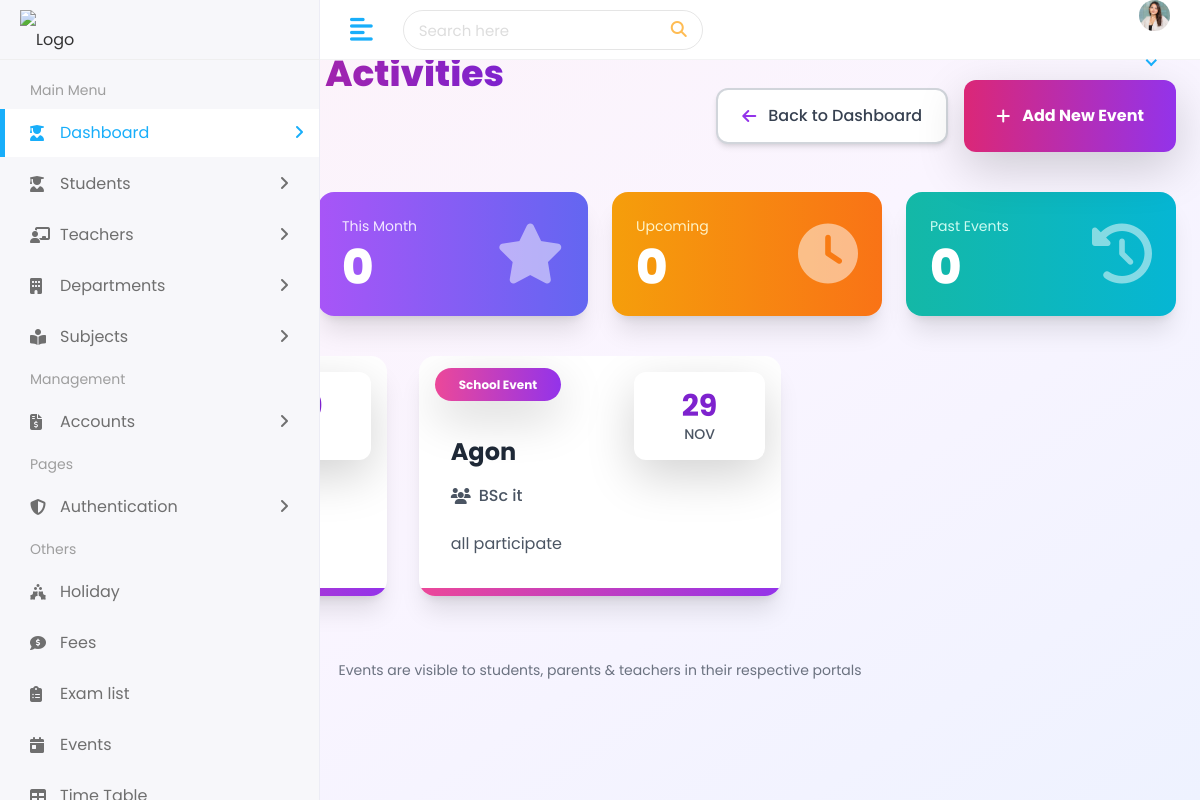
The page /student/event/ on the database its author committed.
### student/models.py (models this page shows, shortened)
class Event(models.Model):
    name = models.CharField(max_length=100)
    event_class = models.CharField(max_length=50)
    date = models.DateField()
    description = models.TextField(blank=True, null=True)

### student/views.py (the view)
# urls.py: path('event/', views.event_list, name='event_list'),
def event_list(request):
    events = Event.objects.all()
    return render(request, "event.html", {"events": events})

### templates/event.html (shortened to what this page needs)
{% extends 'Home/base.html' %}
{% load static %}
{% block body %}
<div class="min-h-screen bg-gradient-to-br from-pink-50 via-purple-50 to-indigo-50 py-8 px-4">
    <div class="max-w-7xl mx-auto">
        <div class="flex flex-col sm:flex-row sm:items-center sm:justify-between mb-10">
            <div>
                <h1 class="text-4xl font-extrabold text-transparent bg-clip-text bg-gradient-to-r from-pink-600 to-purple-700">
                </h1>
                <nav class="flex mt-3 text-sm text-gray-600">
                    <a href="{% url 'dashboard' %}" class="hover:text-purple-600">Dashboard</a>
                    <span class="mx-2">/</span>
                    <span class="text-purple-600 font-bold">Events</span>
                </nav>
            </div>
            <div class="mt-5 sm:mt-0 flex items-center space-x-4">
                <a href="{% url 'dashboard' %}"
                   class="flex items-center space-x-3 px-6 py-3.5 bg-white border-2 border-gray-300 rounded-xl shadow-md hover:shadow-lg hover:border-gray-400 hover:bg-gray-50 font-medium text-gray-700 transition-all duration-200 transform hover:-translate-x-1">
                    <i class="fas fa-arrow-left text-purple-600"></i>
                    <span>Back to Dashboard</span>
                </a>
                <a href="{% url 'add_event' %}"
                   class="px-8 py-4 bg-gradient-to-r from-pink-600 to-purple-600 hover:from-pink-700 hover:to-purple-700 text-white font-bold rounded-xl shadow-lg flex items-center space-x-3 transform hover:scale-105 transition duration-300">
                    <i class="fas fa-plus"></i>
                    <span>Add New Event</span>
                </a>
            </div>
        </div>
        <div class="grid grid-cols-1 md:grid-cols-4 gap-6 mb-10">
            <div class="bg-gradient-to-r from-pink-500 to-rose-500 rounded-2xl p-6 text-white shadow-xl">
                <div class="flex items-center justify-between">
                    <div>
                        <p class="text-pink-100 text-sm">Total Events</p>
                        <p class="text-5xl font-extrabold mt-2">{{ events|length }}</p>
                    </div>
                </div>
            </div>
            <div class="bg-gradient-to-r from-purple-500 to-indigo-500 rounded-2xl p-6 text-white shadow-xl">
                <div class="flex items-center justify-between">
                    <div>
                        <p class="text-purple-100 text-sm">This Month</p>
                        <p class="text-5xl font-extrabold mt-2">{{ this_month_events|default:"0" }}</p>
                    </div>
                    <i class="fas fa-star text-6xl opacity-50"></i>
                </div>
            </div>
            <div class="bg-gradient-to-r from-amber-500 to-orange-500 rounded-2xl p-6 text-white shadow-xl">
                <div class="flex items-center justify-between">
                    <div>
                        <p class="text-amber-100 text-sm">Upcoming</p>
                        <p class="text-5xl font-extrabold mt-2">{{ upcoming_events|default:"0" }}</p>
                    </div>
                    <i class="fas fa-clock text-6xl opacity-50"></i>
                </div>
            </div>
            <div class="bg-gradient-to-r from-teal-500 to-cyan-500 rounded-2xl p-6 text-white shadow-xl">
                <div class="flex items-center justify-between">
                    <div>
                        <p class="text-teal-100 text-sm">Past Events</p>
                        <p class="text-5xl font-extrabold mt-2">{{ past_events|default:"0" }}</p>
                    </div>
                    <i class="fas fa-history text-6xl opacity-50"></i>
                </div>
            </div>
        </div>
        {% if events %}
        <div class="grid grid-cols-1 md:grid-cols-2 lg:grid-cols-3 gap-8">
            {% for event in events %}
            <div class="group relative bg-white rounded-2xl shadow-xl overflow-hidden hover:shadow-2xl transition-all duration-300 transform hover:-translate-y-3">
                <div class="absolute top-4 left-4 z-10">
                    <span class="px-4 py-2 bg-gradient-to-r from-pink-500 to-purple-600 text-white text-xs font-bold rounded-full shadow-lg">
                        {% if "sports" in event.name|lower %}Sports
                        {% elif "cultural" in event.name|lower or "annual" in event.name|lower %}Cultural
                        {% elif "exam" in event.name|lower %}Academic
                        {% else %}School Event{% endif %}
                    </span>
                </div>
                <div class="absolute top-4 right-4 z-10">
                    <div class="bg-white rounded-xl px-5 py-3 shadow-lg text-center">
                        <p class="text-3xl font-bold text-purple-700">{{ event.date|date:"d" }}</p>
                        <p class="text-sm font-medium text-gray-600 uppercase">{{ event.date|date:"M" }}</p>
                    </div>
                </div>
                <div class="p-8 pt-20">
                    <h3 class="text-2xl font-bold text-gray-800 group-hover:text-purple-700 transition">
                        {{ event.name }}
                    </h3>
                    <div class="flex items-center mt-3 text-gray-600">
                        <i class="fas fa-users mr-2"></i>
                        <span class="font-medium">{{ event.event_class|default:"All Classes" }}</span>
                    </div>
                    <p class="mt-4 text-gray-600 line-clamp-3">
                        {{ event.description|default:"No description available." }}
                    </p>
                </div>
                <div class="h-2 bg-gradient-to-r from-pink-500 to-purple-600"></div>
            </div>
            {% endfor %}
        </div>
        {% endif %}
        <div class="mt-16 text-center">
            <p class="text-sm text-gray-500">
                Events are visible to students, parents & teachers in their respective portals
            </p>
        </div>
    </div>
</div>
<script src="https://cdn.tailwindcss.com"></script>
{% endblock %}

### static/assets/css/style.css (style rules this page uses)
html { height: 100%; }
body { background-color: #fff; color: #333; font-family: 'Poppins', sans-serif; font-size: 1rem; height: 100%; line-height: 1.5; overflow-x: hidden; }
h1, h2, h3, h4, h5, h6 { font-family: 'Poppins', sans-serif; margin-top: 0; }
.bg-white { background-color: #fff; }

### rows shown on the page
Event: shows "School Event", date "29", date "NOV", name "Agon", event_class "BSc it", description "all participate"

### other values the page prints
{{ this_month_events|default:"0" }} "0"
{{ upcoming_events|default:"0" }} "0"
{{ past_events|default:"0" }} "0"
